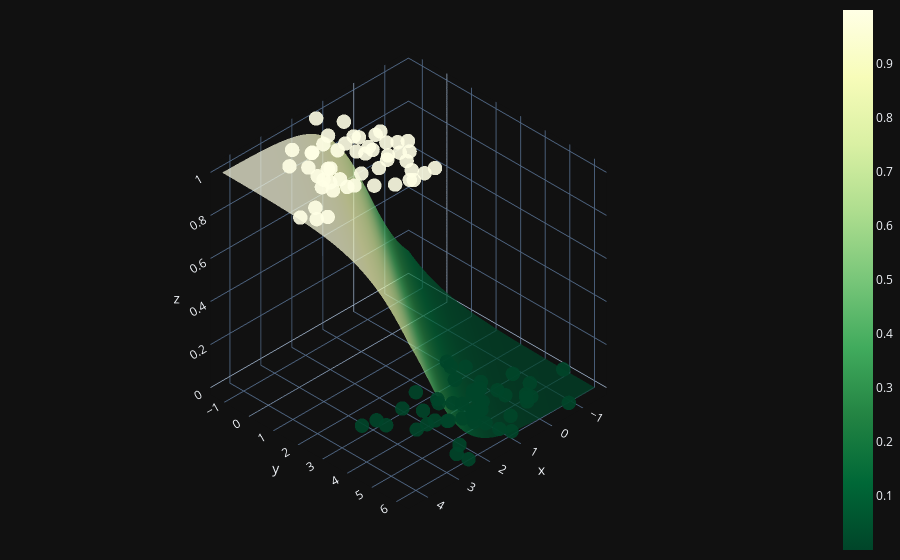

Write notebook code for a chart like this one.
### Code cell
X0 = np.linspace(X[:, 0].min(), X[:, 0].max(), 100)
X1 = np.linspace(X[:, 1].min(), X[:, 1].max(), 100)
xx0, xx1 = np.meshgrid(X0, X1)
Z = W[0] * xx0 + W[1] * xx1 + b
A = 1 / (1 + np.exp(-Z))

fig = (go.Figure(data=[go.Surface(z=A, x=xx0, y=xx1, colorscale='YlGn', opacity = 0.7, reversescale=True)]))

fig.add_scatter3d(x=X[:, 0].flatten(), y=X[:, 1].flatten(), z=y.flatten(), mode='markers', marker=dict(size=5, color=y.flatten(), colorscale='YlGn', opacity = 0.9, reversescale=True))


fig.update_layout(template= "plotly_dark", margin=dict(l=0, r=0, b=0, t=0))
fig.layout.scene.camera.projection.type = "orthographic"
fig.show()

### Figure 1 — Plotly figure (JSON) as saved in the notebook; plotly's stock layout.template omitted (floating-point values rounded to 4 significant figures; data arrays with more than 128 entries replaced by an {"elided": "..."} marker saying what was removed)
{"data": [{"colorscale": [[0, "rgb(255,255,229)"], [0.125, "rgb(247,252,185)"], [0.25, "rgb(217,240,163)"], [0.375, "rgb(173,221,142)"], [0.5, "rgb(120,198,121)"], [0.625, "rgb(65,171,93)"], [0.75, "rgb(35,132,67)"], [0.875, "rgb(0,104,55)"], [1, "rgb(0,69,41)"]], "opacity": 0.7, "reversescale": true, "type": "surface", "x": {"elided": "100x100 float values"}, "y": {"elided": "100x100 float values"}, "z": {"elided": "100x100 float values"}}, {"marker": {"color": [1, 1, 0, 0, 1, 0, 0, 1, 0, 1, 0, 1, 0, 0, 1, 1, 1, 0, 1, 1, 0, 0, 1, 0, 1, 0, 1, 0, 0, 1, 1, 0, 1, 1, 1, 0, 1, 1, 0, 1, 0, 0, 0, 0, 1, 1, 1, 1, 0, 0, 1, 1, 0, 0, 0, 0, 0, 1, 1, 1, 1, 0, 0, 1, 0, 1, 0, 0, 1, 0, 0, 1, 1, 0, 0, 0, 1, 1, 0, 0, 1, 0, 0, 0, 0, 0, 1, 0, 1, 1, 1, 1, 1, 1, 0, 0, 1, 1, 0, 1], "colorscale": [[0, "rgb(255,255,229)"], [0.125, "rgb(247,252,185)"], [0.25, "rgb(217,240,163)"], [0.375, "rgb(173,221,142)"], [0.5, "rgb(120,198,121)"], [0.625, "rgb(65,171,93)"], [0.75, "rgb(35,132,67)"], [0.875, "rgb(0,104,55)"], [1, "rgb(0,69,41)"]], "opacity": 0.9, "reversescale": true, "size": 5}, "mode": "markers", "type": "scatter3d", "x": [4.219, 0.9078, -0.2765, 0.08848, 3.243, 1.442, 1.022, 3.978, 0.5889, 1.252, 0.6284, 1.686, 1.185, 0.06897, 1.787, 4.438, 3.182, 0.3038, 0.7394, 1.285, 1.131, 0.6647, 1.316, -0.1889, 2.579, 0.8731, 1.311, 0.9868, 1.42, 2.354, 2.432, 1.043, 0.9509, 2.451, 1.62, 2.155, 1.381, 1.987, 2.116, 0.564, -0.07228, 2.509, -0.73, 1.379, 0.8821, 2.222, 2.016, 1.701, -0.6539, 0.5731, 1.957, 0.7624, 2.465, 1.333, 3.246, 1.103, 2.859, 1.6, 2.976, 2.68, 1.419, 1.926, -0.09448, 2.728, 1.12, 1.557, 0.1055, 2.844, 3.155, 1.841, 1.289, 1.642, 3.923, 1.705, 0.1631, 0.3419, 1.021, 2.669, 0.4666, 0.9481, 1.194, 1.154, -0.2942, 1.737, 0.4655, 0.0808, 3.003, 2.207, 1.361, 2.632, 2.827, 2.912, 1.142, 1.055, 2.47, -1.577, 1.412, 3.005, -0.6376, 0.8298], "y": [2.234, 0.4598, 5.081, 2.323, 1.215, 2.768, 4.117, 2.378, 4.001, 0.2081, 4.46, 0.6583, 5.28, 4.356, 1.7, 1.842, -0.1823, 3.944, 0.4361, 1.437, 4.682, 4.36, 2.441, 5.205, 0.7261, 4.714, 0.07123, 6.09, 4.637, 2.224, -0.2017, 4.606, 0.9498, -0.1954, 2.747, 4.124, 0.9295, 2.611, 3.069, 1.337, 2.884, 5.773, 6.255, 3.619, 2.841, 1.533, -0.2704, -0.4773, 4.767, 5.526, 0.2342, 1.165, 6.2, 5.01, 2.849, 4.706, 2.956, 0.9151, 1.216, -0.7044, 1.574, 4.152, 5.358, 1.305, 5.758, 2.827, 3.725, 3.327, 1.553, 3.562, 3.45, 0.1502, 1.804, 4.433, 2.578, 3.941, 1.579, 1.82, 3.866, 4.732, 2.808, 3.902, 5.273, 4.425, 3.123, 4.691, 0.7427, 5.506, 0.748, 0.6894, 1.721, 0.2466, 2.015, -0.6471, 4.099, 4.957, -1.326, 0.9852, 4.091, 1.742], "z": [1, 1, 0, 0, 1, 0, 0, 1, 0, 1, 0, 1, 0, 0, 1, 1, 1, 0, 1, 1, 0, 0, 1, 0, 1, 0, 1, 0, 0, 1, 1, 0, 1, 1, 1, 0, 1, 1, 0, 1, 0, 0, 0, 0, 1, 1, 1, 1, 0, 0, 1, 1, 0, 0, 0, 0, 0, 1, 1, 1, 1, 0, 0, 1, 0, 1, 0, 0, 1, 0, 0, 1, 1, 0, 0, 0, 1, 1, 0, 0, 1, 0, 0, 0, 0, 0, 1, 0, 1, 1, 1, 1, 1, 1, 0, 0, 1, 1, 0, 1]}], "layout": {"margin": {"b": 0, "l": 0, "r": 0, "t": 0}, "scene": {"camera": {"projection": {"type": "orthographic"}}}}}
